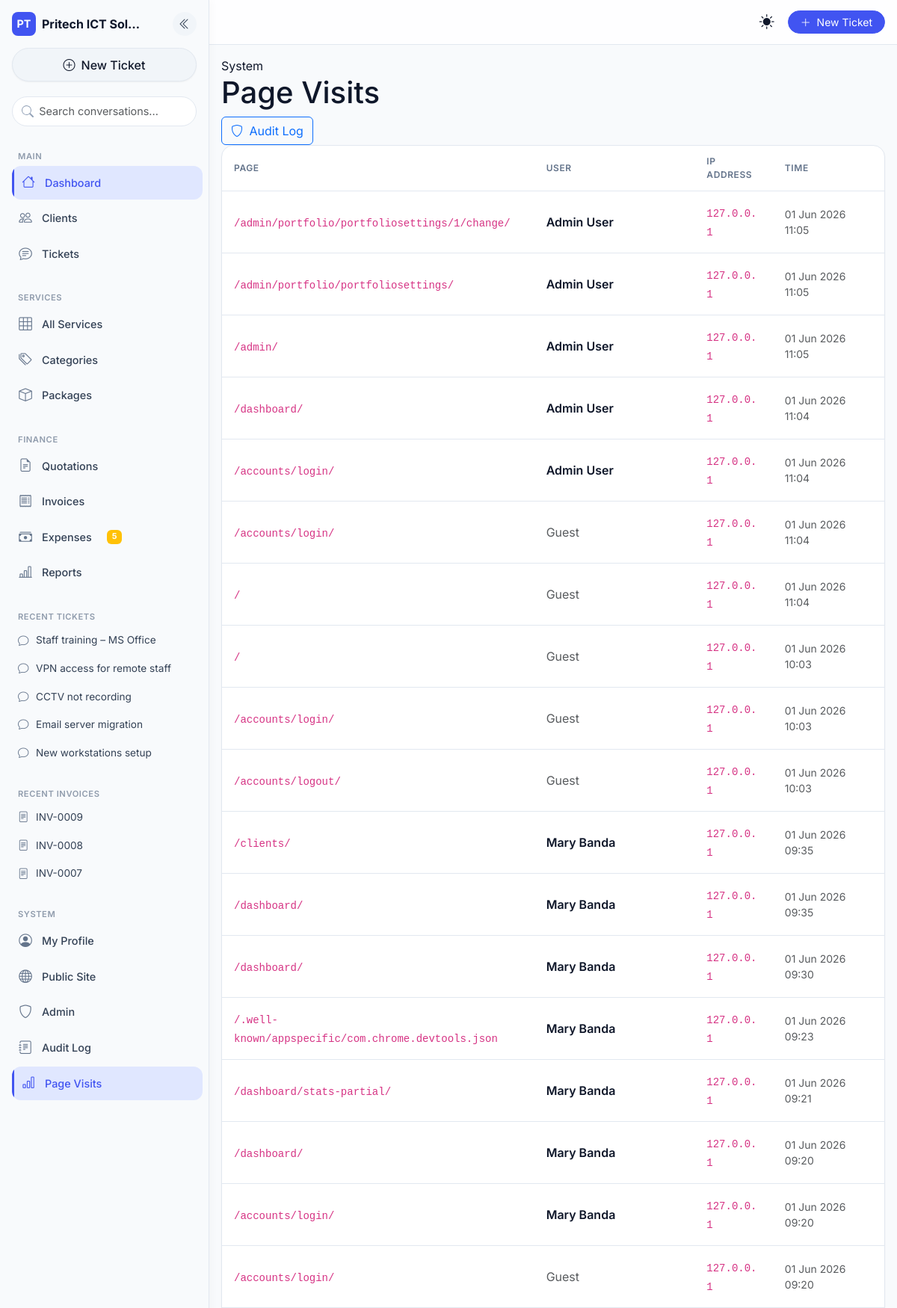
Page /dashboard/visits/ (signed in, upper part) on the committed database.
### core/models.py (models this page shows, shortened)
class SiteConfig(models.Model):
    company_name = models.CharField(max_length=200, default='Pritech ICT Solutions')
    tagline = models.CharField(max_length=300, blank=True)
    logo = models.ImageField(upload_to='logo/', null=True, blank=True)
    email = models.EmailField(blank=True)
    phone = models.CharField(max_length=30, blank=True)
    address = models.TextField(blank=True)
    website = models.URLField(blank=True)
    vat_rate = models.DecimalField(max_digits=5, decimal_places=4, default=0.165)
    currency = models.CharField(max_length=10, default='MWK')
    currency_symbol = models.CharField(max_length=5, default='K')
    bank_name = models.CharField(max_length=100, blank=True)
    bank_account = models.CharField(max_length=50, blank=True)
    mobile_money = models.CharField(max_length=50, blank=True)
    invoice_footer = models.TextField(blank=True)
    class Meta:
        verbose_name = 'Site Configuration'
    @classmethod
    def get(cls):
        obj, _ = cls.objects.get_or_create(pk=1)
        return obj

### tickets/models.py (models this page shows, shortened)
class Ticket(models.Model):
    STATUS_CHOICES = [
        ('open', 'Open'),
        ('assigned', 'Assigned'),
        ('in_progress', 'In Progress'),
        ('resolved', 'Resolved'),
        ('closed', 'Closed'),
        ('escalated', 'Escalated'),
    ]
    PRIORITY_CHOICES = [
        ('low', 'Low'),
        ('medium', 'Medium'),
        ('high', 'High'),
        ('critical', 'Critical'),
    ]
    VALID_TRANSITIONS = {
        'open': ['assigned', 'closed'],
        'assigned': ['in_progress', 'open'],
        'in_progress': ['resolved', 'escalated', 'assigned'],
        'resolved': ['closed', 'open'],
        'escalated': ['in_progress', 'assigned'],
        'closed': ['open'],
    }
    ticket_number = models.CharField(max_length=20, unique=True, blank=True)
    title = models.CharField(max_length=300)
    description = QuillField()
    client = models.ForeignKey(
        'clients.ClientOrganization',
        on_delete=models.CASCADE,
        related_name='tickets',
        db_index=True  # Performance index
    )
    service = models.ForeignKey('services.Service', on_delete=models.SET_NULL, null=True, blank=True)
    assigned_to = models.ForeignKey(
        settings.AUTH_USER_MODEL,
        on_delete=models.SET_NULL,
        null=True, blank=True,
        related_name='assigned_tickets',
        db_index=True
    )
    created_by = models.ForeignKey(
        settings.AUTH_USER_MODEL,
        on_delete=models.SET_NULL,
        null=True, blank=True,
        related_name='created_tickets'
    )
    status = models.CharField(max_length=20, choices=STATUS_CHOICES, default='open', db_index=True)
    priority = models.CharField(max_length=10, choices=PRIORITY_CHOICES, default='medium', db_index=True)
    created_at = models.DateTimeField(auto_now_add=True, db_index=True)
    updated_at = models.DateTimeField(auto_now=True)
    resolved_at = models.DateTimeField(null=True, blank=True)
    history = HistoricalRecords()
    class Meta:
        ordering = ['-created_at']

### finance/models.py (models this page shows, shortened)
class Invoice(models.Model):
    STATUS_CHOICES = [
        ('draft', 'Draft'),
        ('issued', 'Issued'),
        ('partial', 'Partially Paid'),
        ('paid', 'Paid'),
        ('overdue', 'Overdue'),
        ('cancelled', 'Cancelled'),
    ]
    invoice_number = models.CharField(max_length=30, unique=True, blank=True)
    client = models.ForeignKey('clients.ClientOrganization', on_delete=models.PROTECT, related_name='invoices', db_index=True)
    ticket = models.ForeignKey('tickets.Ticket', on_delete=models.SET_NULL, null=True, blank=True, related_name='invoices')
    issue_date = models.DateField(db_index=True)
    due_date = models.DateField()
    subtotal = models.DecimalField(max_digits=14, decimal_places=2, default=0)
    tax_amount = models.DecimalField(max_digits=14, decimal_places=2, default=0)
    total_amount = models.DecimalField(max_digits=14, decimal_places=2, default=0)
    amount_paid = models.DecimalField(max_digits=14, decimal_places=2, default=0)
    status = models.CharField(max_length=20, choices=STATUS_CHOICES, default='draft', db_index=True)
    notes = QuillField(blank=True)
    created_by = models.ForeignKey(settings.AUTH_USER_MODEL, on_delete=models.SET_NULL, null=True)
    created_at = models.DateTimeField(auto_now_add=True)
    subscription = models.ForeignKey('ClientSubscription', on_delete=models.SET_NULL, null=True, blank=True, related_name='invoices')
    history = HistoricalRecords()
    class Meta:
        ordering = ['-created_at']

### tracking/models.py (models this page shows)
class PageVisit(models.Model):
    user = models.ForeignKey(settings.AUTH_USER_MODEL, on_delete=models.SET_NULL, null=True, blank=True)
    page_url = models.CharField(max_length=500)
    ip_address = models.GenericIPAddressField(null=True, blank=True)
    user_agent = models.TextField(blank=True)
    timestamp = models.DateTimeField(auto_now_add=True)
    class Meta:
        ordering = ['-timestamp']

### accounts/models.py (models this page shows, shortened)
class User(AbstractUser):
    id = models.UUIDField(primary_key=True, default=uuid.uuid4, editable=False)
    USER_TYPE_CHOICES = (('client', 'Client'), ('staff', 'Staff'))
    CLIENT_ROLE_CHOICES = [
        ('admin', 'Administrator'),
        ('viewer', 'Viewer'),
        ('billing', 'Billing'),
    ]
    user_type = models.CharField(max_length=10, choices=USER_TYPE_CHOICES, default='client')
    email = models.EmailField(unique=True)
    phone_number = models.CharField(max_length=20, unique=True, null=True, blank=True)
    national_id = models.CharField(max_length=50, unique=True, null=True, blank=True)
    physical_address = models.TextField(blank=True)
    last_login_ip = models.GenericIPAddressField(null=True, blank=True)
    client_role = models.CharField(
        max_length=20,
        choices=CLIENT_ROLE_CHOICES,
        default='viewer',
        blank=True,
        help_text="Role within the client organization (only for client users)"
    )
    is_2fa_enabled = models.BooleanField(default=False)
    USERNAME_FIELD = 'email'
    REQUIRED_FIELDS = ['username']
    def has_role(self, role_code):
        return self.user_roles.filter(role__code=role_code).exists()
    def has_perm_code(self, permission_code):
        from .models import RolePermission
        return RolePermission.objects.filter(
            role__user_roles__user=self,
            permission__code=permission_code
        ).exists()

### core/views.py (the view)
# urls.py: path('visits/', PageVisitView.as_view(), name='page_visits'),
class PageVisitView(LoginRequiredMixin, ListView):
    model = PageVisit
    template_name = 'core/page_visits.html'
    context_object_name = 'visits'
    paginate_by = 50
    def get_queryset(self):
        return PageVisit.objects.select_related('user').order_by('-timestamp')

### templates/core/page_visits.html (shortened to what this page needs)
{% extends "base.html" %}
{% block content %}
<div class="page-header">
  <div>
    <div class="page-breadcrumb">System</div>
    <h1>Page Visits</h1>
  </div>
  <div class="d-flex gap-2">
    <a href="{% url 'audit_log' %}" class="btn btn-outline-primary">
      <i class="bi bi-shield me-1"></i> Audit Log
    </a>
  </div>
</div>
<div class="card">
  <div class="table-responsive">
    <table class="modern-table">
      <thead>
        <tr>
          <th>Page</th>
          <th>User</th>
          <th>IP Address</th>
          <th>Time</th>
        </tr>
      </thead>
      <tbody>
        {% for v in visits %}
        <tr>
          <td>
            <code class="small">{{ v.page_url }}</code>
          </td>
          <td>
            {% if v.user %}
            <span class="fw-semibold">{{ v.user.get_full_name|default:v.user.email }}</span>
            {% else %}
            <span class="text-muted">Guest</span>
            {% endif %}
          </td>
          <td>
            <code class="small">{{ v.ip_address|default:"—" }}</code>
          </td>
          <td class="small text-muted">{{ v.timestamp|date:"d M Y H:i" }}</td>
        </tr>
        {% endfor %}
      </tbody>
    </table>
  </div>
</div>
{% endblock %}

### templates/base.html (shortened to what this page needs)
{% load static %}
{% load account_tags %}
{% load core_tags %}
<!DOCTYPE html>
<html lang="en" data-theme="light" data-bs-theme="light">
<head>
  <link href="https://cdn.jsdelivr.net/npm/bootstrap@5.3.0/dist/css/bootstrap.min.css" rel="stylesheet">
  <link rel="stylesheet" href="https://cdn.jsdelivr.net/npm/bootstrap-icons@1.11.0/font/bootstrap-icons.css">
  <link rel="stylesheet" href="{% static 'css/mobile-first.css' %}">
</head>
<body class="{% if request.user.is_authenticated %}sidebar-expanded{% endif %}">
  {% if request.user.is_authenticated %}
  <aside class="desktop-sidebar d-none d-lg-flex">
    <div class="sidebar-header">
      <div class="d-flex align-items-center justify-content-between mb-3">
        <div class="d-flex align-items-center gap-2">
          <div class="brand-icon"><span class="fw-bold">PT</span></div>
          <span class="fw-bold brand-name">{{ site_config.company_name|truncatechars:16 }}</span>
        </div>
        <button class="sidebar-collapse-btn" id="sidebarCollapseBtn" type="button"
                data-bs-toggle="tooltip" title="Collapse sidebar" aria-label="Collapse sidebar">
          <i class="bi bi-chevron-double-left"></i>
        </button>
      </div>
      <a href="{% url 'ticket_create' %}" class="new-chat-btn"><i class="bi bi-plus-circle"></i> New Ticket</a>
    </div>
    <div class="sidebar-search">
      <input type="text" class="form-control" placeholder="Search conversations...">
    </div>
    <div class="sidebar-nav-section">
      <div class="nav-label">Main</div>
      <a href="{% url 'dashboard' %}" class="ai-nav-link"><i class="bi bi-house"></i> Dashboard</a>
      {% if request.user|has_any_role:'ADMIN,SALES,FINANCE' %}
        <a href="{% url 'client_list' %}" class="ai-nav-link"><i class="bi bi-people"></i> Clients</a>
      {% endif %}
      <a href="{% url 'ticket_list' %}" class="ai-nav-link"><i class="bi bi-chat-text"></i> Tickets</a>
      {% if request.user.is_staff %}
        <div class="nav-label mt-3">Services</div>
        <a href="{% url 'service_list' %}" class="ai-nav-link"><i class="bi bi-grid-3x3"></i> All Services</a>
        <a href="{% url 'service_category_list' %}" class="ai-nav-link"><i class="bi bi-tags"></i> Categories</a>
        <a href="{% url 'service_package_list' %}" class="ai-nav-link"><i class="bi bi-box"></i> Packages</a>
      {% endif %}
      {% if request.user|has_perm:'view_finance_dashboard' or request.user.is_staff %}
        <div class="nav-label mt-3">Finance</div>
        <a href="{% url 'quotation_list' %}" class="ai-nav-link"><i class="bi bi-file-earmark-text"></i> Quotations</a>
        <a href="{% url 'invoice_list' %}" class="ai-nav-link"><i class="bi bi-receipt"></i> Invoices</a>
        <a href="{% url 'expense_list' %}?status=pending" class="ai-nav-link">
          <i class="bi bi-cash-stack"></i> Expenses
          {% if pending_expenses_count %}
            <span class="badge bg-warning ms-2">{{ pending_expenses_count }}</span>
          {% endif %}
        </a>
        <a href="{% url 'finance_reports' %}" class="ai-nav-link"><i class="bi bi-bar-chart-line"></i> Reports</a>
      {% endif %}
      <div class="recent-section">
        <div class="nav-label">Recent Tickets</div>
        {% if recent_sidebar_tickets %}
          {% for ticket in recent_sidebar_tickets|slice:":5" %}
            <a href="{% url 'ticket_detail' ticket.pk %}" class="recent-item" title="{{ ticket.title }}">
              <i class="bi bi-chat"></i><span class="flex-grow-1 text-truncate">{{ ticket.title }}</span>
            </a>
          {% endfor %}
        {% else %}
          <div class="text-muted small px-2 py-2">No recent tickets</div>
        {% endif %}
      </div>
      <div class="recent-section">
        <div class="nav-label">Recent Invoices</div>
        {% if recent_sidebar_invoices %}
          {% for invoice in recent_sidebar_invoices|slice:":3" %}
            <a href="{% url 'invoice_detail' invoice.pk %}" class="recent-item">
              <i class="bi bi-file-text"></i><span class="flex-grow-1 text-truncate">{{ invoice.invoice_number }}</span>
            </a>
          {% endfor %}
        {% else %}
          <div class="text-muted small px-2 py-2">No recent invoices</div>
        {% endif %}
      </div>
      <div class="nav-label mt-3">System</div>
      <a href="{% url 'profile' %}" class="ai-nav-link"><i class="bi bi-person-circle"></i> My Profile</a>
      <a href="{% url 'home' %}" class="ai-nav-link"><i class="bi bi-globe"></i> Public Site</a>
      {% if request.user.is_staff %}
        <a href="{% url 'admin:index' %}" class="ai-nav-link"><i class="bi bi-shield"></i> Admin</a>
        <a href="{% url 'audit_log' %}" class="ai-nav-link"><i class="bi bi-journal-text"></i> Audit Log</a>
        <a href="{% url 'page_visits' %}" class="ai-nav-link"><i class="bi bi-bar-chart"></i> Page Visits</a>
      {% endif %}
    </div>
  </aside>
  {% endif %}
  <header class="topbar sticky-top {% if request.user.is_authenticated %}topbar-desktop{% endif %}">
    <div class="d-flex align-items-center h-100 px-3">
      {% if request.user.is_authenticated %}
      <button class="desktop-menu-btn d-none d-lg-block me-2" id="desktopMenuToggle" type="button"
              data-bs-toggle="tooltip" title="Toggle sidebar" aria-label="Toggle sidebar">
      </button>
      {% endif %}
      <span class="page-title fw-semibold flex-grow-1">{% block page_title %}Dashboard{% endblock %}</span>
      <button class="theme-toggle-btn me-2" id="themeToggle" type="button"
              data-bs-toggle="tooltip" title="Switch theme" aria-label="Switch dark/light mode">
        <i class="bi bi-sun-fill light-icon"></i>
      </button>
      {% if request.user.is_authenticated %}
      <a href="{% url 'ticket_create' %}" class="btn btn-primary btn-sm rounded-pill px-3 d-none d-sm-block">
        <i class="bi bi-plus-lg me-1"></i> New Ticket
      </a>
      {% endif %}
    </div>
  </header>
  <main id="main-content" class="main-content pb-6 mb-4 {% if request.user.is_authenticated %}main-content-desktop{% endif %}">
    <div class="container-fluid py-3">
      {% block content %}{% endblock %}
    </div>
  </main>
</body>
</html>

### rows in the picture
SiteConfig: company_name "Pritech ICT Sol…"
Ticket: title "Staff training – MS Office"
Ticket: title "VPN access for remote staff"
Ticket: title "CCTV not recording"
Ticket: title "Email server migration"
Ticket: title "New workstations setup"
Invoice: invoice_number "INV-0009"
Invoice: invoice_number "INV-0008"
Invoice: invoice_number "INV-0007"
PageVisit: page_url "/admin/portfolio/portfoliosettings/1/change/", user.get_full_name "Admin User", ip_address "127.0.0.1", timestamp "01 Jun 2026 11:05"
PageVisit: page_url "/admin/portfolio/portfoliosettings/", user.get_full_name "Admin User", ip_address "127.0.0.1", timestamp "01 Jun 2026 11:05"
PageVisit: page_url "/admin/", user.get_full_name "Admin User", ip_address "127.0.0.1", timestamp "01 Jun 2026 11:05"
PageVisit: page_url "/dashboard/", user.get_full_name "Admin User", ip_address "127.0.0.1", timestamp "01 Jun 2026 11:04"
PageVisit: page_url "/accounts/login/", user.get_full_name "Admin User", ip_address "127.0.0.1", timestamp "01 Jun 2026 11:04"
PageVisit: page_url "/accounts/login/", shows "Guest", ip_address "127.0.0.1", timestamp "01 Jun 2026 11:04"
PageVisit: page_url "/", shows "Guest", ip_address "127.0.0.1", timestamp "01 Jun 2026 11:04"
PageVisit: page_url "/", shows "Guest", ip_address "127.0.0.1", timestamp "01 Jun 2026 10:03"
PageVisit: page_url "/accounts/login/", shows "Guest", ip_address "127.0.0.1", timestamp "01 Jun 2026 10:03"
PageVisit: page_url "/accounts/logout/", shows "Guest", ip_address "127.0.0.1", timestamp "01 Jun 2026 10:03"
PageVisit: page_url "/clients/", user.get_full_name "Mary Banda", ip_address "127.0.0.1", timestamp "01 Jun 2026 09:35"
PageVisit: page_url "/dashboard/", user.get_full_name "Mary Banda", ip_address "127.0.0.1", timestamp "01 Jun 2026 09:35"
PageVisit: page_url "/dashboard/", user.get_full_name "Mary Banda", ip_address "127.0.0.1", timestamp "01 Jun 2026 09:30"
PageVisit: page_url "/.well-known/appspecific/com.chrome.devtools.json", user.get_full_name "Mary Banda", ip_address "127.0.0.1", timestamp "01 Jun 2026 09:23"
PageVisit: page_url "/dashboard/stats-partial/", user.get_full_name "Mary Banda", ip_address "127.0.0.1", timestamp "01 Jun 2026 09:21"
PageVisit: page_url "/dashboard/", user.get_full_name "Mary Banda", ip_address "127.0.0.1", timestamp "01 Jun 2026 09:20"
PageVisit: page_url "/accounts/login/", user.get_full_name "Mary Banda", ip_address "127.0.0.1", timestamp "01 Jun 2026 09:20"
PageVisit: page_url "/accounts/login/", shows "Guest", ip_address "127.0.0.1", timestamp "01 Jun 2026 09:20"

### other values in the picture
{{ pending_expenses_count }} "5"
